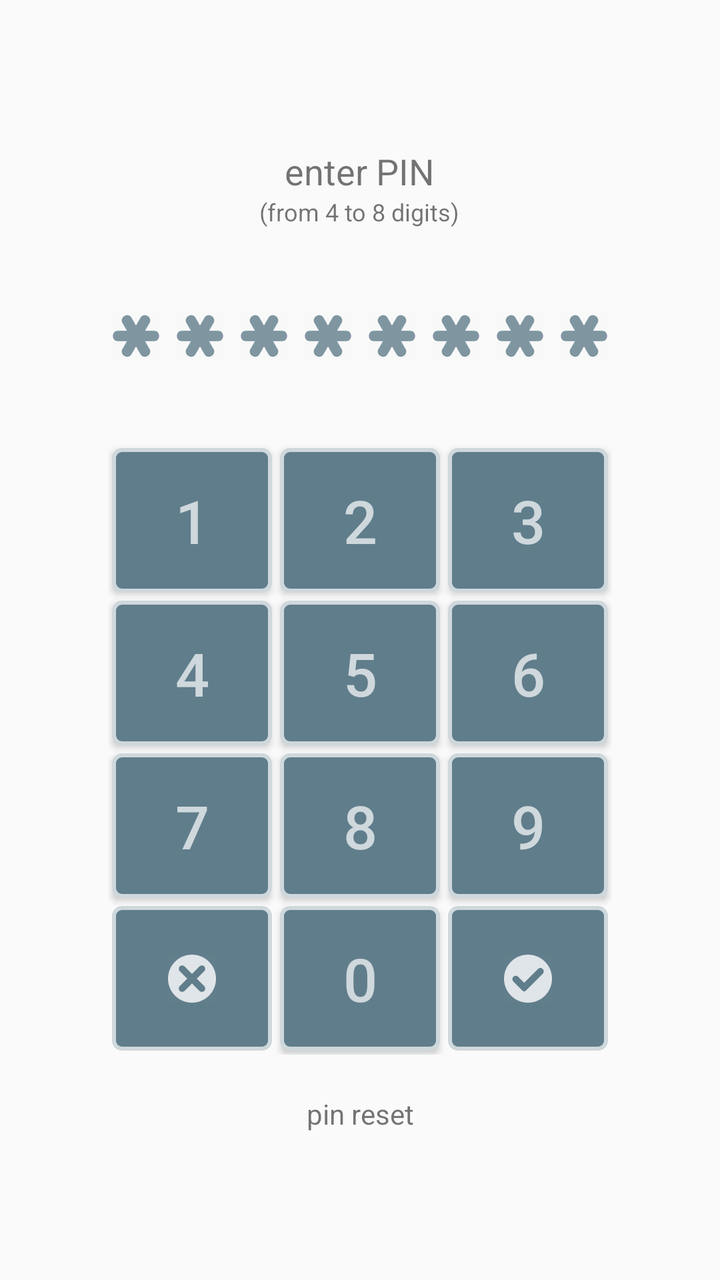
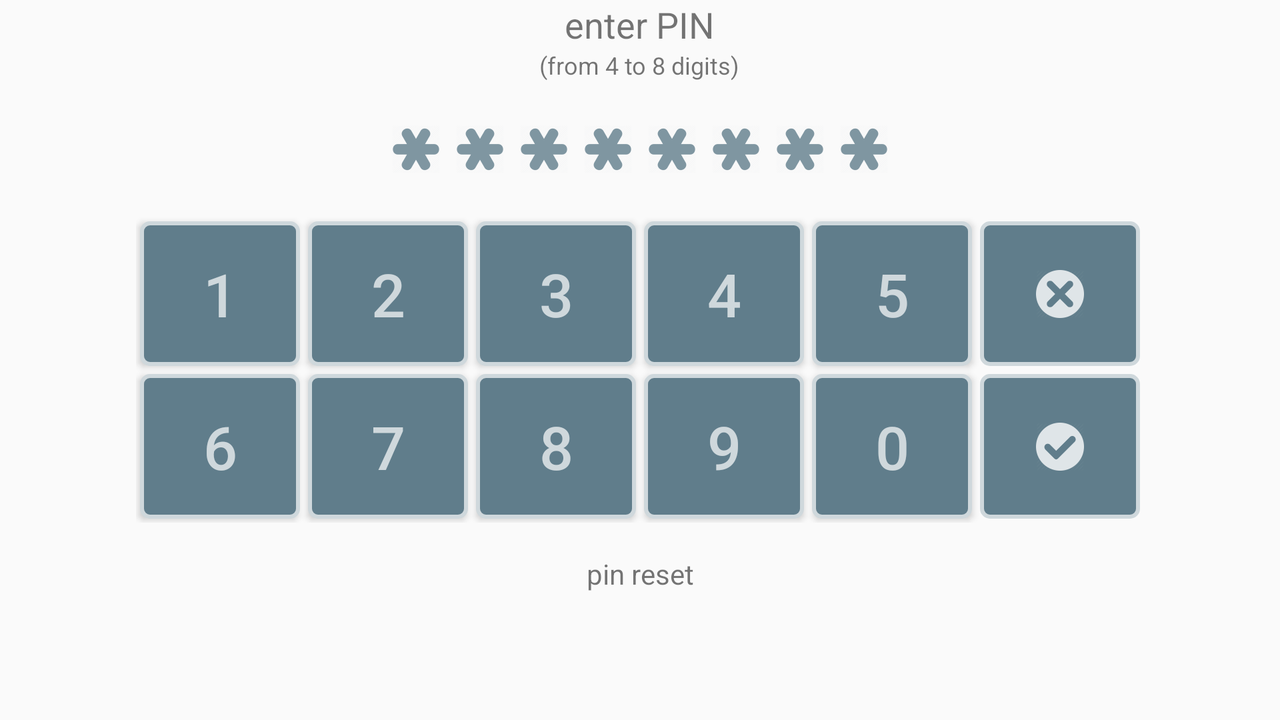

First picture: res/layout/ on a phone held upright. Second picture: the repository's own variant of that layout, on a device whose configuration matches the variant's folder. Source for both follows.
<!-- AndroidManifest.xml: activity theme AppTheme.NoActionBar -->
<!-- res/layout/activity_pin.xml -->
<?xml version="1.0" encoding="utf-8"?>
<RelativeLayout xmlns:android="http://schemas.android.com/apk/res/android"
    android:id="@+id/activity_pin"
    android:layout_width="match_parent"
    android:layout_height="match_parent">

    <RelativeLayout
        android:layout_width="match_parent"
        android:layout_height="wrap_content"
        android:layout_centerInParent="true">

        <TextView
            android:id="@+id/text_title"
            android:layout_width="wrap_content"
            android:layout_height="wrap_content"
            android:layout_alignParentTop="true"
            android:layout_centerHorizontal="true"
            android:text="@string/pin.enter"
            android:textSize="18sp" />

        <TextView
            android:id="@+id/text_subtitle"
            android:layout_width="wrap_content"
            android:layout_height="wrap_content"
            android:layout_below="@+id/text_title"
            android:layout_centerHorizontal="true"
            android:text="@string/pin.4.8"
            android:textSize="12sp" />

        <LinearLayout
            android:id="@+id/pin_asterisk"
            android:layout_width="match_parent"
            android:layout_height="36dp"
            android:layout_below="@+id/text_subtitle"
            android:layout_centerHorizontal="true"
            android:layout_marginBottom="36dp"
            android:layout_marginTop="36dp"
            android:gravity="center"
            android:orientation="horizontal">

            <ImageView
                android:id="@+id/image_asterisk_1"
                style="@style/pin_asterisk" />

            <ImageView
                android:id="@+id/image_asterisk_2"
                style="@style/pin_asterisk" />

            <ImageView
                android:id="@+id/image_asterisk_3"
                style="@style/pin_asterisk" />

            <ImageView
                android:id="@+id/image_asterisk_4"
                style="@style/pin_asterisk" />

            <ImageView
                android:id="@+id/image_asterisk_5"
                style="@style/pin_asterisk" />

            <ImageView
                android:id="@+id/image_asterisk_6"
                style="@style/pin_asterisk" />

            <ImageView
                android:id="@+id/image_asterisk_7"
                style="@style/pin_asterisk" />

            <ImageView
                android:id="@+id/image_asterisk_8"
                style="@style/pin_asterisk" />

        </LinearLayout>

        <GridLayout
            android:id="@+id/pin_keyboard"
            android:layout_width="wrap_content"
            android:layout_height="wrap_content"
            android:layout_below="@id/pin_asterisk"
            android:layout_centerHorizontal="true"
            android:columnCount="3"
            android:orientation="horizontal">

            <Button android:text="1" android:onClick="onNumClick" style="@style/pin_button"/>
            <Button android:text="2" android:onClick="onNumClick" style="@style/pin_button"/>
            <Button android:text="3" android:onClick="onNumClick" style="@style/pin_button"/>
            <Button android:text="4" android:onClick="onNumClick" style="@style/pin_button"/>
            <Button android:text="5" android:onClick="onNumClick" style="@style/pin_button"/>
            <Button android:text="6" android:onClick="onNumClick" style="@style/pin_button"/>
            <Button android:text="7" android:onClick="onNumClick" style="@style/pin_button"/>
            <Button android:text="8" android:onClick="onNumClick" style="@style/pin_button"/>
            <Button android:text="9" android:onClick="onNumClick" style="@style/pin_button"/>
            <ImageButton android:onClick="onClearClick" style="@style/pin_button" android:src="@drawable/ic_cancel"/>
            <Button android:text="0" android:onClick="onNumClick" style="@style/pin_button"/>

            <ImageButton
                android:id="@+id/button_check"
                style="@style/pin_button"
                android:onClick="checkPin"
                android:src="@drawable/ic_save" />
        </GridLayout>

        <TextView
            android:id="@+id/text_reset"
            android:layout_width="match_parent"
            android:layout_height="wrap_content"
            android:layout_below="@id/pin_keyboard"
            android:layout_marginTop="20dp"
            android:gravity="center"
            android:onClick="resetPin"
            android:text="@string/pin.reset" />
    </RelativeLayout>

</RelativeLayout>
<!-- resources referenced by this layout -->
<resources>
  <!-- drawable ic_cancel: png bitmap (drawable-hdpi, 687 bytes) -->
  <!-- drawable ic_save: png bitmap (drawable-hdpi, 755 bytes) -->
  <string name="pin.4.8">(from 4 to 8 digits)</string>
  <string name="pin.enter">enter PIN</string>
  <string name="pin.reset">pin reset</string>
  <style name="pin_asterisk">
          <item name="android:layout_width">wrap_content</item>
          <item name="android:layout_height">match_parent</item>
          <item name="android:src">@drawable/ic_asterisk</item>
      </style>
  <style name="pin_button">
          <item name="android:background">@drawable/pin_button</item>
          <item name="android:textColor">@color/primary_light</item>
          <item name="android:textSize">30sp</item>
          <item name="android:padding">16dp</item>
          <item name="android:layout_gravity">fill</item>
          <item name="android:layout_margin">2dp</item>
          <item name="android:layout_width">80dp</item>
      </style>
  <style name="AppTheme.NoActionBar">
          <item name="windowActionBar">false</item>
          <item name="windowNoTitle">true</item>
      </style>
  <!-- drawable ic_asterisk: png bitmap (drawable-hdpi, 942 bytes) -->
  <!-- drawable pin_button (drawable) -->
  <selector xmlns:android="http://schemas.android.com/apk/res/android">
      <item android:drawable="@drawable/pin_button_pressed" android:state_enabled="true" android:state_pressed="true" />
      <item android:drawable="@drawable/pin_button_enabled" android:state_enabled="true" />
      <item android:drawable="@drawable/pin_button_disable" android:state_enabled="false" />
  </selector>
  <color name="primary_light">#CFD8DC</color>
  <!-- drawable pin_button_pressed (drawable) -->
  <shape xmlns:android="http://schemas.android.com/apk/res/android"
      android:shape="rectangle">
      <solid android:color="@color/colorPrimaryDark" />
  
      <stroke
          android:width="2dp"
          android:color="@color/primary_light" />
      <corners android:radius="4dp" />
  </shape>
  <!-- drawable pin_button_enabled (drawable) -->
  <shape xmlns:android="http://schemas.android.com/apk/res/android"
      android:shape="rectangle">
      <solid android:color="@color/colorPrimary" />
  
      <stroke
          android:width="2dp"
          android:color="@color/primary_light" />
      <corners android:radius="4dp" />
  </shape>
  <!-- drawable pin_button_disable (drawable) -->
  <shape xmlns:android="http://schemas.android.com/apk/res/android"
      android:shape="rectangle">
      <solid android:color="@color/colorPrimary" />
  
      <stroke
          android:width="2dp"
          android:color="#FF0000" />
      <corners android:radius="4dp" />
  </shape>
  <color name="colorPrimaryDark">#455A64</color>
  <color name="colorPrimary">#607D8B</color>
</resources>
<!-- res/layout-land/activity_pin.xml (the repository's variant of the layout above) -->
<!-- drawn on the phone turned sideways -->
<?xml version="1.0" encoding="utf-8"?>
<RelativeLayout xmlns:android="http://schemas.android.com/apk/res/android"
    android:id="@+id/activity_pin"
    android:layout_width="match_parent"
    android:layout_height="match_parent">

    <RelativeLayout
        android:layout_width="match_parent"
        android:layout_height="wrap_content"
        android:layout_alignParentStart="true"
        android:layout_alignParentTop="true">

        <TextView
            android:id="@+id/text_title"
            android:layout_width="wrap_content"
            android:layout_height="wrap_content"
            android:layout_alignParentTop="true"
            android:layout_centerHorizontal="true"
            android:text="@string/pin.enter"
            android:textSize="18sp" />

        <TextView
            android:id="@+id/text_subtitle"
            android:layout_width="wrap_content"
            android:layout_height="wrap_content"
            android:layout_below="@+id/text_title"
            android:layout_centerHorizontal="true"
            android:text="@string/pin.4.8"
            android:textSize="12sp" />

        <LinearLayout
            android:id="@+id/pin_asterisk"
            android:layout_width="match_parent"
            android:layout_height="36dp"
            android:layout_below="@+id/text_subtitle"
            android:layout_centerHorizontal="true"
            android:layout_marginBottom="16dp"
            android:layout_marginTop="16dp"
            android:gravity="center"
            android:orientation="horizontal">

            <ImageView
                android:id="@+id/image_asterisk_1"
                style="@style/pin_asterisk" />

            <ImageView
                android:id="@+id/image_asterisk_2"
                style="@style/pin_asterisk" />

            <ImageView
                android:id="@+id/image_asterisk_3"
                style="@style/pin_asterisk" />

            <ImageView
                android:id="@+id/image_asterisk_4"
                style="@style/pin_asterisk" />

            <ImageView
                android:id="@+id/image_asterisk_5"
                style="@style/pin_asterisk" />

            <ImageView
                android:id="@+id/image_asterisk_6"
                style="@style/pin_asterisk" />

            <ImageView
                android:id="@+id/image_asterisk_7"
                style="@style/pin_asterisk" />

            <ImageView
                android:id="@+id/image_asterisk_8"
                style="@style/pin_asterisk" />

        </LinearLayout>

        <GridLayout
            android:id="@+id/pin_keyboard"
            android:layout_width="wrap_content"
            android:layout_height="wrap_content"
            android:layout_below="@id/pin_asterisk"
            android:layout_centerHorizontal="true"
            android:columnCount="6"
            android:orientation="horizontal">

            <Button
                style="@style/pin_button"
                android:onClick="onNumClick"
                android:text="1" />

            <Button
                style="@style/pin_button"
                android:onClick="onNumClick"
                android:text="2" />

            <Button
                style="@style/pin_button"
                android:onClick="onNumClick"
                android:text="3" />

            <Button
                style="@style/pin_button"
                android:onClick="onNumClick"
                android:text="4" />

            <Button
                style="@style/pin_button"
                android:onClick="onNumClick"
                android:text="5" />

            <ImageButton
                style="@style/pin_button"
                android:onClick="onClearClick"
                android:src="@drawable/ic_cancel" />

            <Button
                style="@style/pin_button"
                android:onClick="onNumClick"
                android:text="6" />

            <Button
                style="@style/pin_button"
                android:onClick="onNumClick"
                android:text="7" />

            <Button
                style="@style/pin_button"
                android:onClick="onNumClick"
                android:text="8" />

            <Button
                style="@style/pin_button"
                android:onClick="onNumClick"
                android:text="9" />

            <Button
                style="@style/pin_button"
                android:onClick="onNumClick"
                android:text="0" />

            <ImageButton
                android:id="@+id/button_check"
                style="@style/pin_button"
                android:onClick="checkPin"
                android:src="@drawable/ic_save" />
        </GridLayout>

        <TextView
            android:id="@+id/text_reset"
            android:layout_width="match_parent"
            android:layout_height="wrap_content"
            android:layout_below="@id/pin_keyboard"
            android:layout_marginTop="16dp"
            android:gravity="center"
            android:onClick="resetPin"
            android:text="@string/pin.reset" />
    </RelativeLayout>

</RelativeLayout>
